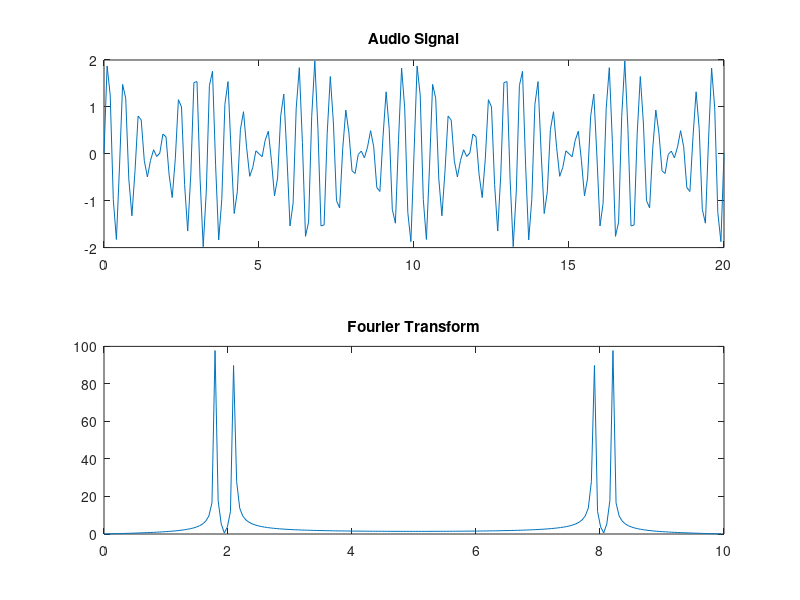

This chart was generated by the following MATLAB code:
%MATLAB Introduction Course
%Example 2 - Audio Frequency
%Audio signals are usually composed by several different frequencies.

%Sampling frequency
fs = 10;
%Number of times that a signal has been sampled
t = 0:1/fs:20;
%Amplitude of the signal
y = sin(1.8*2*pi*t)+sin(2.1*2*pi*t);


%Fourier transform provides information about the content of the frequencies in a signal
yfft = fft(y);
%Number of elements in an array
n=numel(y);
%Frequencies that correspond to values in yfft
f = 0:fs/n:fs*(n-1)/n;

%Plots
subplot(2,1,1);
plot(t,y)
title('Audio Signal')

subplot(2,1,2);
plot(f,abs(yfft))
title('Fourier Transform')
